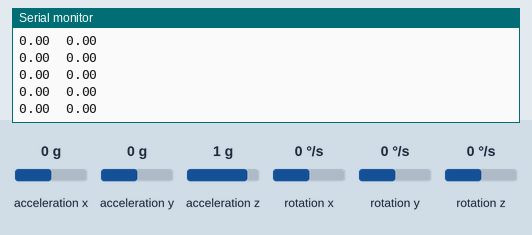
The sketch below on a simulated Arduino Uno, built with avr-gcc and run on an emulated ATmega328P. On the bench: the last lines printed to the serial monitor. Wiring (inferred from the names in the program): MPU-6050 motion sensor at I2C address 0x68. The inputs (shaded band) are chosen by the test bench; at power-on: acceleration y 0 g, acceleration x 0 g, acceleration z 1 g, rotation x 0 °/s, rotation y 0 °/s, rotation z 0 °/s.

Above: at 1.2 s.
1.3 s: acceleration y set to 0.8 g
At 2.0 s:
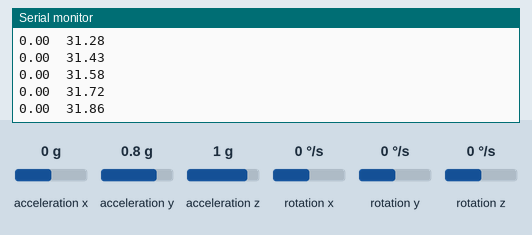
4.3 s: acceleration x set to -1.4 g
At 5.4 s:
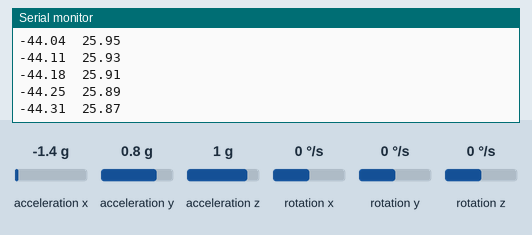
5.8 s: acceleration z set to -1.4 g
At 6.4 s:
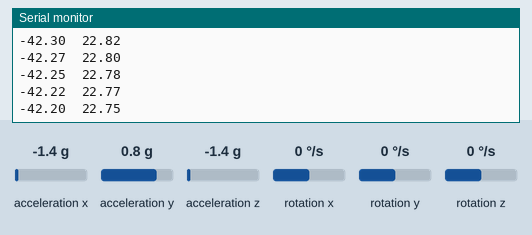
7.3 s: rotation x set to -192 °/s
At 8.2 s:
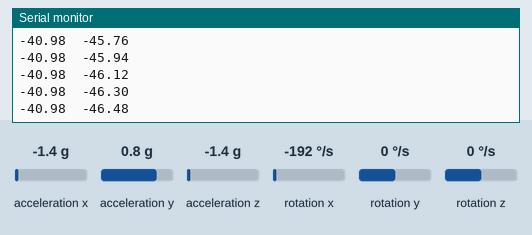
8.8 s: rotation y set to -192 °/s
At 9.6 s:
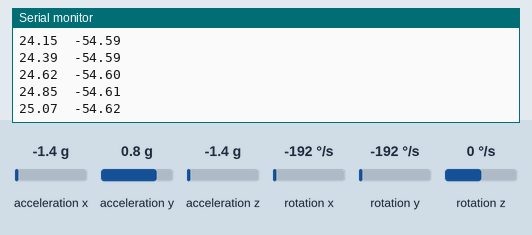
Timing chart, 0 to 11.3 s (numbered marks = the images above; inputs shaded):
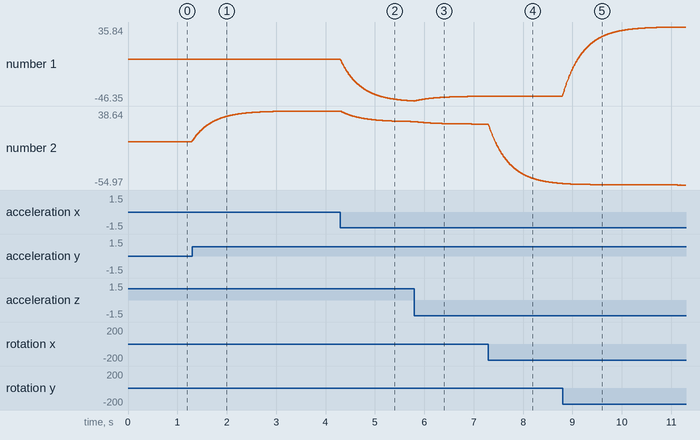

The sketch:

CH_32_03.ino
```cpp
#include <Wire.h>

#define SENSITIVITY   131.0   // 각속도 측정 범위, 표 32.5 참고
#define WEIGHT  0.98

int ADDRESS = 0x68;       // MPU6050 칩의 I2C 주소
int accX, accY, accZ;       // 가속도 저장 변수
int gyroX, gyroY, gyroZ;    // 각속도 저장 변수
int tmp;              // 온도 저장 변수
unsigned long time_previous;

double accelPitch, accelRoll, gyroPitch, gyroRoll;  // 가속도, 각속도에 의한 피치, 롤
double pitch = 0, roll = 0;     // 피치, 록

void setup() {
  Wire.begin();
  Wire.beginTransmission(ADDRESS);  // MPU6050 선택
  Wire.write(0x6B);       // PWR_MGMT_1 레지스터 선택
  Wire.write(0);        // 슬립 모드 해제
  Wire.endTransmission();
  Serial.begin(115200);

  time_previous = micros();
}

void loop() {
  readAccelGyroData();

  calcAccelPitchRoll();       // 가속도 기반 피치, 롤 계산
  calcGyroPitchRoll();      // 각속도 기반 피치, 롤 계산
  complementaryFilter();      // 상보 필터 적용

  Serial.print(pitch);
  Serial.print('\t');
  Serial.print(roll);
  Serial.println();

  delay(5);
}

void complementaryFilter() {    // 상보 필터 적용
  pitch = WEIGHT * (pitch + gyroPitch) + (1 - WEIGHT) * accelPitch;
  roll = WEIGHT * (roll + gyroRoll) + (1 - WEIGHT) * accelRoll;
}

void calcAccelPitchRoll() {   // 가속도를 사용한 피치, 롤
  double X = accX, Y = accY, Z = accZ;

  accelPitch = atan2(X, sqrt(Y * Y + Z * Z));   // 피치
  accelRoll = atan2(Y, sqrt(X * X + Z * Z));  // 롤

  accelPitch = accelPitch * (180.0 / PI);   // 디그리(degree)로 변환
  accelRoll = accelRoll * (180.0 / PI);
}

void calcGyroPitchRoll() {      // 각속도를 사용한 피치, 롤 변화량
  // 측정 범위 설정에 따라 각도로 변환하기 위해 나누는 값이 다름, 표 32.5 참고
  double X = gyroX / SENSITIVITY, Y = gyroY / SENSITIVITY;

  // 순간 각속도로 각도의 변화량을 계산
  unsigned long time_current = micros();
  double delta = (time_current - time_previous) / 1000000.0;
  gyroPitch = -Y * delta;   // 피치 변화량
  gyroRoll = X * delta;     // 롤 변화량

  time_previous = micros();
}

void readAccelGyroData() {
  Wire.beginTransmission(ADDRESS);  // MPU6050 선택
  Wire.write(0x3B); // X축 방향 가속도 레지스터 선택
  // 연결을 종료하지 않으므로 beginTransmission 없이 읽기 가능
  Wire.endTransmission(false);
  Wire.requestFrom(ADDRESS, 14);  // 14바이트 데이터 요청

  accX = Wire.read() << 8 | Wire.read();  // ACCEL_XOUT
  accY = Wire.read() << 8 | Wire.read();  // ACCEL_YOUT
  accZ = Wire.read() << 8 | Wire.read();  // ACCEL_ZOUT
  tmp = Wire.read() << 8 | Wire.read();   // TEMP_OUT
  gyroX = Wire.read() << 8 | Wire.read();   // GYRO_XOUT
  gyroY = Wire.read() << 8 | Wire.read();   // GYRO_YOUT
  gyroZ = Wire.read() << 8 | Wire.read();   // GYRO_ZOUT
  Wire.endTransmission();     // 데이터 읽기 종료
}
```

Measured:
- after the input at 1.3 s, the serial monitor: prints a new line at once (image 1)
- plotted number 2: 0 → 38.64 after the input at 1.3 s
